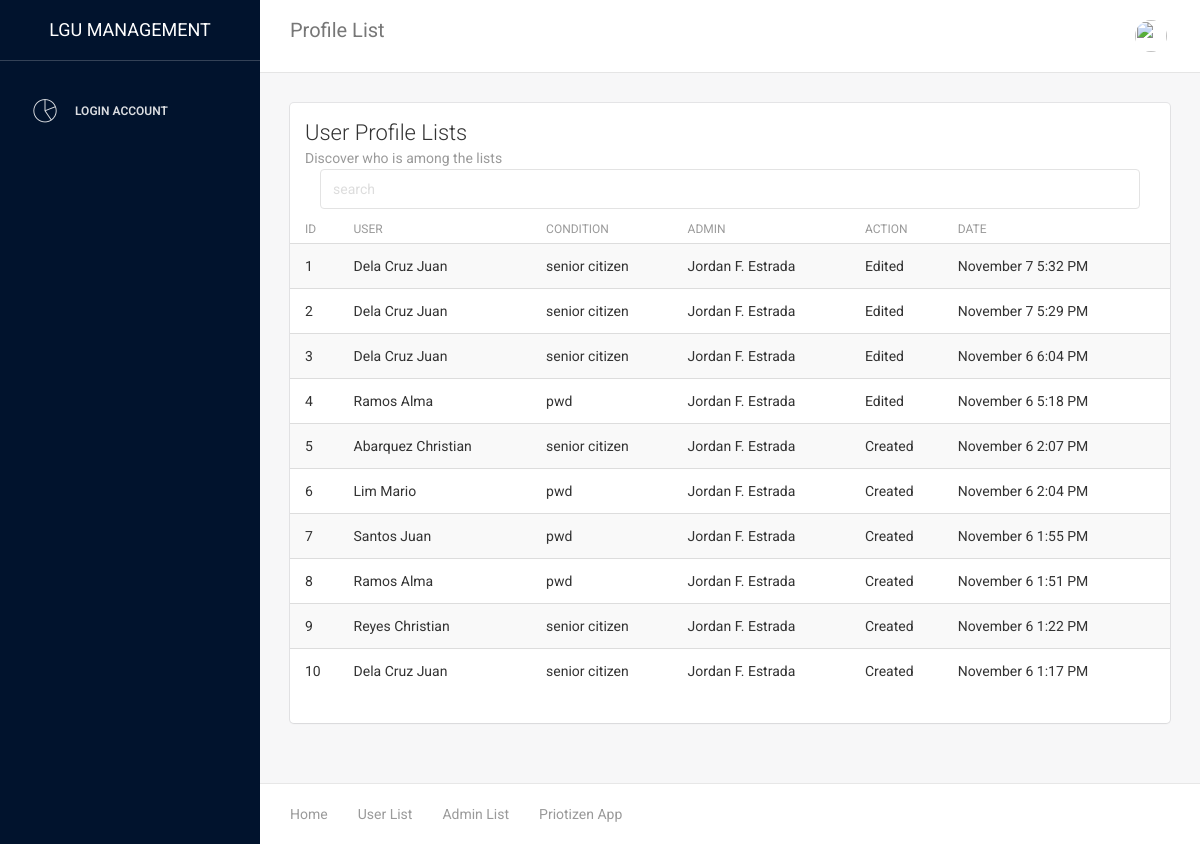
/LGU/table_history.php, run on the app's committed database.
### tables this page shows
CREATE TABLE `user_history` (
  `id` int(11) NOT NULL,
  `user_id` varchar(45) DEFAULT NULL,
  `admin_id` varchar(45) DEFAULT NULL,
  `action` varchar(10) NOT NULL DEFAULT 'Created',
  `time_edited` timestamp NOT NULL DEFAULT CURRENT_TIMESTAMP
);

CREATE TABLE `verified` (
  `id` int(11) NOT NULL,
  `fname` varchar(45) DEFAULT NULL,
  `mi` varchar(5) DEFAULT NULL,
  `lname` varchar(45) DEFAULT NULL,
  `email` varchar(45) DEFAULT NULL,
  `bdate` varchar(20) DEFAULT NULL,
  `status_rs` varchar(20) DEFAULT NULL,
  `gender` varchar(20) DEFAULT 'Male',
  `address` varchar(100) DEFAULT NULL,
  `number` varchar(15) DEFAULT NULL,
  `valid_id` varchar(200) DEFAULT NULL,
  `app_id` varchar(15) DEFAULT NULL,
  `photo` varchar(200) DEFAULT NULL,
  `conditions` varchar(20) DEFAULT NULL,
  `nationality` varchar(45) NOT NULL DEFAULT 'Filipino',
  `family_name` varchar(45) DEFAULT NULL,
  `family_contact` varchar(15) DEFAULT NULL,
  `brgy` varchar(45) DEFAULT NULL
);

### LGU/table_history.php (the view, shortened to what this page needs)
<?php
require('connection.php');
$query = "SELECT u.action, u.time_edited, a.name as admin_name,v.conditions, concat(v.lname,' ',v.fname) as user_name  from user_history u inner join admin a on u.admin_id = a.admin_id inner join verified v on u.user_id = v.app_id  order by u.id desc ";
$result = mysqli_query($conn,$query);
?>
<!doctype html>
<html lang="en">
<head>
    <link href="assets/css/bootstrap.min.css" rel="stylesheet" />
    <link href="assets/css/animate.min.css" rel="stylesheet"/>
    <link href="assets/css/light-bootstrap-dashboard.css?v=1.4.0" rel="stylesheet"/>
    <link href="assets/css/demo.css" rel="stylesheet" />
    <link href="assets/css/confirmation.css" rel="stylesheet" />
    <link href="http://maxcdn.bootstrapcdn.com/font-awesome/4.2.0/css/font-awesome.min.css" rel="stylesheet">
    <link href="assets/css/pe-icon-7-stroke.css" rel="stylesheet" />
</head>
<body>
<div class="wrapper">
    <div class="sidebar" data-color="purple" >
        <?php
        include('includes/sidebar.php'); ?>
    </div>
    <div class="main-panel">
    <?php include('includes/navbar.php'); ?>
        <div class="content">
            <div class="container-fluid">
                <div class="row">
                    <div class="col-md-12">
                        <div class="card">
                            <div class="header">
                                <h4 class="title">User Profile Lists</h4>
                                <p class="category">Discover who is among the lists</p>
                                <div class="col-md-12" style="display:flex; align-items:center; justify-content:center; gap:1em;">
                                    <input type="text" class="form-control" name="" id="search" placeholder="search">
                                </div>
                            </div>
                            <div class="content table-responsive table-full-width">
                                <table class="table table-hover table-striped">
                                    <thead>
                                        <th>ID</th>
                                    	<th>User</th>
                                    	<th>Condition</th>
                                    	<th>Admin</th>
                                    	<th>Action</th>
                                    	<th>Date</th>
                                    </thead>
                                    <tbody id="tbody">
                                    <?php
                                       if(mysqli_num_rows($result)>0){
                                        $counter=1;
                                        while ($row = mysqli_fetch_assoc($result)) {
                                            $user_name = $row['user_name'];
                                            $admin_name = $row['admin_name'];
                                            $action = $row['action'];
                                            $conditions = $row['conditions'];
                                            $time_done = $row['time_edited'];
                                            $dateTime = new DateTime($time_done);
                                            $newDate = $dateTime -> format('F j g:i A');
                                            echo "<tr class='row_data'>
                                            <td>$counter</td>
                                            <td>$user_name</td>
                                            <td>$conditions</td>
                                            <td>$admin_name</td>
                                            <td>$action</td>
                                            <td>$newDate</td>
                                            </tr>";
                                            $counter++;
                                        }
                                       }else{
                                            echo '<tr class="row_data">
                                                    <td colspan="6" style="text-align: center;">NO DATA FOUND</td>
                                            </tr>';
                                       }
                                    ?>
                                    </tbody>
                                </table>
                            </div>
                        </div>
                    </div>
                </div>
            </div>
        </div>
        <footer class="footer">
            <div class="container-fluid">
                <nav class="pull-left">
                    <ul>
                        <li>
                            <a href="dashboard.php">
                                Home
                            </a>
                        </li>
                        <li>
                            <a href="table.php">
                                User List
                            </a>
                        </li>
                        <li>
                            <a href="table_user.php">
                                Admin List
                            </a>
                        </li>
                        <li>
                          <a href="../priotizen_app/index.html">
                                Priotizen App
                            </a>
                        </li>
                    </ul>
                </nav>
            </div>
        </footer>
    </div>
</div>
</body>
</html>

### data on the page
user_history: user_name "Dela Cruz Juan", verified.conditions "senior citizen", admin.name "Jordan F. Estrada", action "Edited", time_edited "November 7 5:32 PM"
user_history: user_name "Dela Cruz Juan", verified.conditions "senior citizen", admin.name "Jordan F. Estrada", action "Edited", time_edited "November 7 5:29 PM"
user_history: user_name "Dela Cruz Juan", verified.conditions "senior citizen", admin.name "Jordan F. Estrada", action "Edited", time_edited "November 6 6:04 PM"
user_history: user_name "Ramos Alma", verified.conditions "pwd", admin.name "Jordan F. Estrada", action "Edited", time_edited "November 6 5:18 PM"
user_history: user_name "Abarquez Christian", verified.conditions "senior citizen", admin.name "Jordan F. Estrada", action "Created", time_edited "November 6 2:07 PM"
user_history: user_name "Lim Mario", verified.conditions "pwd", admin.name "Jordan F. Estrada", action "Created", time_edited "November 6 2:04 PM"
user_history: user_name "Santos Juan", verified.conditions "pwd", admin.name "Jordan F. Estrada", action "Created", time_edited "November 6 1:55 PM"
user_history: user_name "Ramos Alma", verified.conditions "pwd", admin.name "Jordan F. Estrada", action "Created", time_edited "November 6 1:51 PM"
user_history: user_name "Reyes Christian", verified.conditions "senior citizen", admin.name "Jordan F. Estrada", action "Created", time_edited "November 6 1:22 PM"
user_history: user_name "Dela Cruz Juan", verified.conditions "senior citizen", admin.name "Jordan F. Estrada", action "Created", time_edited "November 6 1:17 PM"
